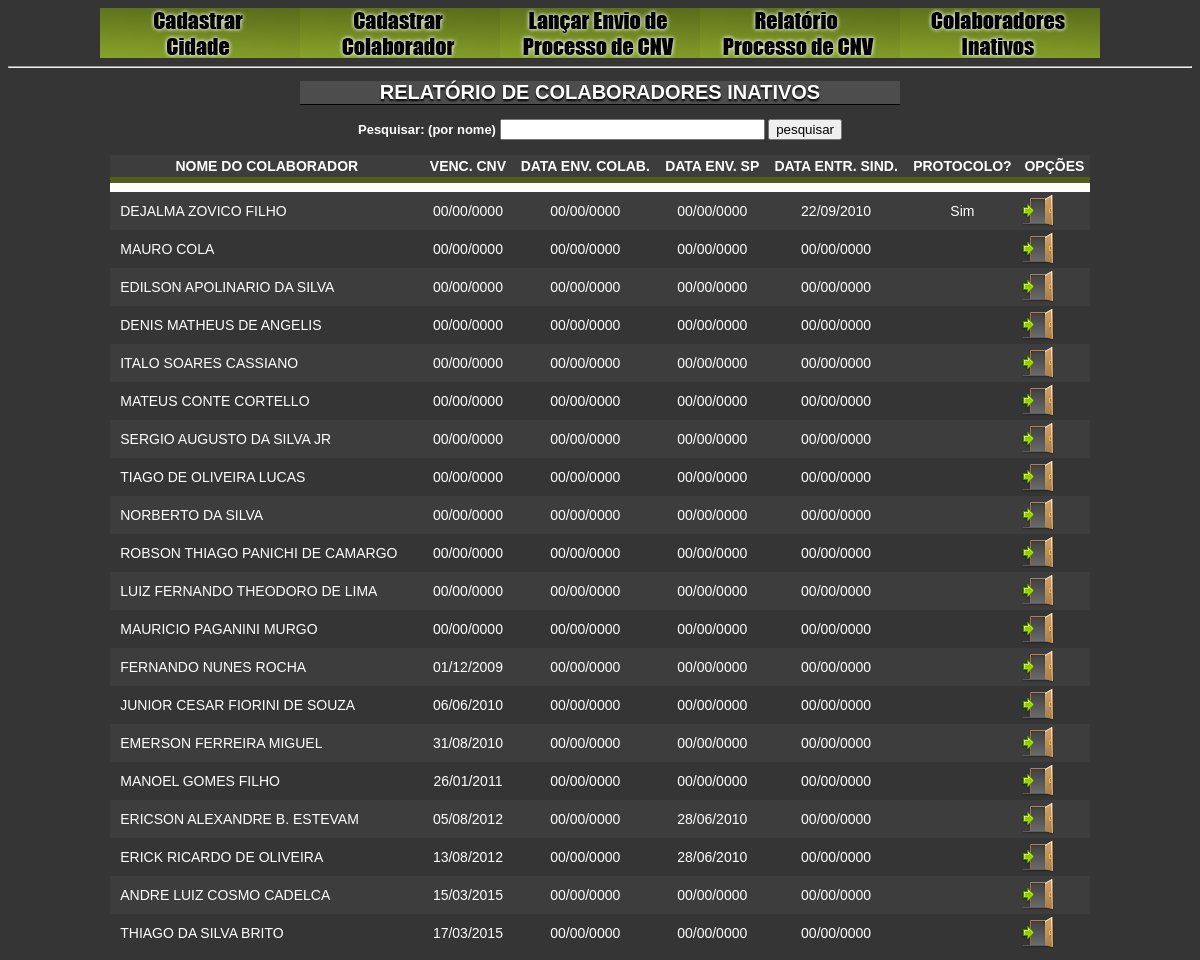
/colab_inativos.php, run on an earlier commit of the app's database.
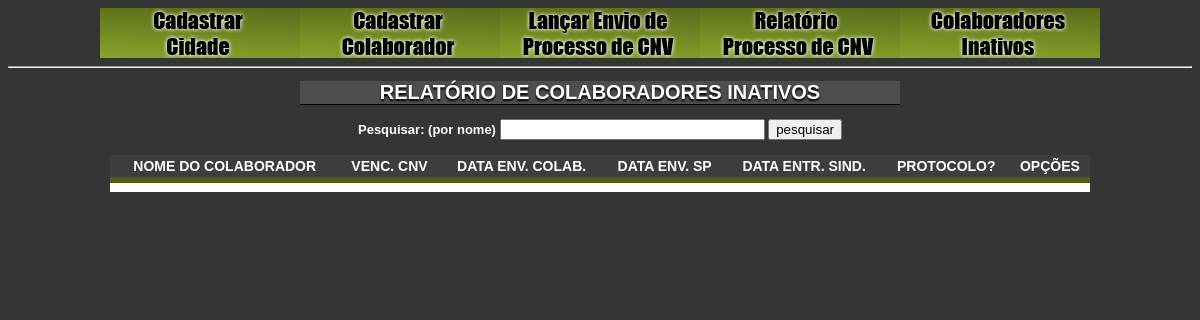
And on a later commit of the database.
### tables this page shows
CREATE TABLE IF NOT EXISTS `tab_cnv` (
  `id_colab` int(11) NOT NULL AUTO_INCREMENT,
  `num_drt` int(11) NOT NULL,
  `nome_colab` varchar(255) NOT NULL,
  `num_cidade` int(11) NOT NULL,
  `venc_cnv` date NOT NULL,
  `dt_env_colab` date NOT NULL,
  `dt_env_sp` date NOT NULL,
  `dt_entr_sind` date NOT NULL,
  `protocolo` varchar(255) NOT NULL,
  `ativo` int(11) NOT NULL,
  PRIMARY KEY (`id_colab`)
);

### colab_inativos.php (the view, shortened to what this page needs)
<?php
include "menu.php";
?>
<h1>Relatório de Colaboradores Inativos</h1>
<div>
<form action="colab_inativos.php?controle_pesquisa=1" method="post">
<font face="Tahoma, Geneva, sans-serif" size="2" color="#FFF"><b>Pesquisar: (por nome)</b>&nbsp;<input type="text" name="nome_pesquisar" size="30" onkeyup="this.value = this.value.toUpperCase();"/>
<input type="submit" value="pesquisar" />
</form>
</div><br />
<table cellpadding="3" cellspacing="0" border="0" width="980">
	<tr>
    	<td align="center">
        	<font class="text_form"><b>NOME DO COLABORADOR</b></font>
        </td>
        <td align="center">
        	<font class="text_form"><b>VENC. CNV</b></font>
        </td>
        <td align="center">
        	<font class="text_form"><b>DATA ENV. COLAB.</b></font>
        </td>
        <td align="center">
        	<font class="text_form"><b>DATA ENV. SP</b></font>
        </td>
        <td align="center">
        	<font class="text_form"><b>DATA ENTR. SIND.</b></font>
        </td>
        <td align="center">
        	<font class="text_form"><b>PROTOCOLO?</b></font>
        </td>
        <td align="center">
        	<font class="text_form"><b>OPÇÕES</b></font>
        </td>
    </tr>
    <tr>
    	<td bgcolor="#505f18" colspan="7"></td>
    </tr>
    <tr>
    	<td height="3" bgcolor="#FFFFFF" colspan="7"></td>
    </tr>
<?php
$controle_pesquisa = $_GET['controle_pesquisa'];
if ($controle_pesquisa == "1") {
	$nome_pesquisa = $_POST['nome_pesquisar'];
	$select_colab = "SELECT * FROM tab_cnv WHERE ativo = '0' AND nome_colab LIKE '%$nome_pesquisa%' ORDER BY venc_cnv ASC";
}else{
	$select_colab = "SELECT * FROM tab_cnv WHERE ativo = '0' ORDER BY venc_cnv ASC";
}
$exec_select_colab = mysql_query($select_colab);
$i = 1;
while ($select_colab = mysql_fetch_array($exec_select_colab)) {
	$dt_venc_cnv_en = $select_colab['venc_cnv'];
	$dt_venc_cnv = substr($dt_venc_cnv_en,8,2) . "/" . substr($dt_venc_cnv_en,5,2) . "/" . substr($dt_venc_cnv_en,0,4);
	$dt_env_colab_en = $select_colab['dt_env_colab'];
	$dt_env_colab = substr($dt_env_colab_en,8,2) . "/" . substr($dt_env_colab_en,5,2) . "/" . substr($dt_env_colab_en,0,4);
	$dt_env_sp_en = $select_colab['dt_env_sp'];
	$dt_env_sp = substr($dt_env_sp_en,8,2) . "/" . substr($dt_env_sp_en,5,2) . "/" . substr($dt_env_sp_en,0,4);
	$dt_entr_sind_en = $select_colab['dt_entr_sind'];
	$dt_entr_sind = substr($dt_entr_sind_en,8,2) . "/" . substr($dt_entr_sind_en,5,2) . "/" . substr($dt_entr_sind_en,0,4);
	if (($i % 2) == 1){ $fundo="#3d3d3d"; }else{ $fundo="#353535"; }
	$i++;
?>
	<tr bgcolor="<?php echo $fundo;?>">
    	<td>
        	&nbsp;&nbsp;<font class="text_form"><?php echo $select_colab['nome_colab']; ?></font>
        </td>
        <td align="center">
        	<font class="text_form"><?php echo $dt_venc_cnv; ?></font>
        </td>
        <td align="center">
        	<font class="text_form"><?php echo $dt_env_colab; ?></font>
        </td>
        <td align="center">
        	<font class="text_form"><?php echo $dt_env_sp; ?></font>
        </td>
        <td align="center">
        	<font class="text_form"><?php echo $dt_entr_sind; ?></font>
        </td>
        <td align="center">
        	<font class="text_form"><?php echo $select_colab['protocolo']; ?></font>
        </td>
        <td>
        	<a href="colab_inativos.php?reativar=<?php echo $select_colab['id_colab']; ?>"><img src="img/btn_reativar.png" border="0" title="Readmitir Colaborador" /></a>
        </td>
   	</tr>
<?php
}
?>
</table>

### menu.php (shortened to what this page needs)
<!DOCTYPE html PUBLIC "-//W3C//DTD XHTML 1.0 Transitional//EN" "http://www.w3.org/TR/xhtml1/DTD/xhtml1-transitional.dtd">
<html xmlns="http://www.w3.org/1999/xhtml">
<head>
<link rel="stylesheet" type="text/css" href="style.css" />
</head>
<body>
<div align="center">
<table cellpadding="0" cellspacing="0" border="0">
	<tr>
    	<td>
        	<a href="cadastrar_cidade.php"><img src="img/btn_cadastrar_cidade.png" border="0" /></a>
        </td>
        <td>
        	<a href="cadastrar_colaborador.php"><img src="img/btn_cadastrar_colaborador.png" border="0" /></a>
        </td>
        <td>
        	<a href="envio_cnv.php"><img src="img/btn_envio_cnv.png" border="0" /></a>
        </td>
        <td>
        	<a href="rel_processo_cnv.php"><img src="img/btn_relatorio_cnv.png" border="0" /></a>
        </td>
        <td>
        	<a href="colab_inativos.php"><img src="img/btn_colab_in.png" border="0" /></a>
        </td>
    </tr>
</table>
<hr />

### style.css (style rules this page uses)
body { background: #353535; }
h1 { font-family: Tahoma, Geneva, sans-serif; background-color: #4d4d4d; width: 600px; color: #FFF; font-size: 20px; border-bottom: #000 1px solid; text-shadow: #000 0px 2px 2px; text-transform: uppercase; }
table { background-color: #3d3d3d; }
.text_form { font-family: Tahoma, Geneva, sans-serif; font-size: 14px; color: white; }

What changed in the data, as far as the page shows it:
removed tab_cnv: nome_colab "DEJALMA ZOVICO FILHO", venc_cnv "00/00/0000", dt_env_colab "00/00/0000", dt_env_sp "00/00/0000", dt_entr_sind "22/09/2010", protocolo "Sim"
removed tab_cnv: nome_colab "MAURO COLA", venc_cnv "00/00/0000", dt_env_colab "00/00/0000", dt_env_sp "00/00/0000", dt_entr_sind "00/00/0000"
removed tab_cnv: nome_colab "EDILSON APOLINARIO DA SILVA", venc_cnv "00/00/0000", dt_env_colab "00/00/0000", dt_env_sp "00/00/0000", dt_entr_sind "00/00/0000"
removed tab_cnv: nome_colab "DENIS MATHEUS DE ANGELIS", venc_cnv "00/00/0000", dt_env_colab "00/00/0000", dt_env_sp "00/00/0000", dt_entr_sind "00/00/0000"
removed tab_cnv: nome_colab "ITALO SOARES CASSIANO", venc_cnv "00/00/0000", dt_env_colab "00/00/0000", dt_env_sp "00/00/0000", dt_entr_sind "00/00/0000"
removed tab_cnv: nome_colab "MATEUS CONTE CORTELLO", venc_cnv "00/00/0000", dt_env_colab "00/00/0000", dt_env_sp "00/00/0000", dt_entr_sind "00/00/0000"
removed tab_cnv: nome_colab "SERGIO AUGUSTO DA SILVA JR", venc_cnv "00/00/0000", dt_env_colab "00/00/0000", dt_env_sp "00/00/0000", dt_entr_sind "00/00/0000"
removed tab_cnv: nome_colab "TIAGO DE OLIVEIRA LUCAS", venc_cnv "00/00/0000", dt_env_colab "00/00/0000", dt_env_sp "00/00/0000", dt_entr_sind "00/00/0000"
removed tab_cnv: nome_colab "NORBERTO DA SILVA", venc_cnv "00/00/0000", dt_env_colab "00/00/0000", dt_env_sp "00/00/0000", dt_entr_sind "00/00/0000"
removed tab_cnv: nome_colab "ROBSON THIAGO PANICHI DE CAMARGO", venc_cnv "00/00/0000", dt_env_colab "00/00/0000", dt_env_sp "00/00/0000", dt_entr_sind "00/00/0000"
removed tab_cnv: nome_colab "LUIZ FERNANDO THEODORO DE LIMA", venc_cnv "00/00/0000", dt_env_colab "00/00/0000", dt_env_sp "00/00/0000", dt_entr_sind "00/00/0000"
removed tab_cnv: nome_colab "MAURICIO PAGANINI MURGO", venc_cnv "00/00/0000", dt_env_colab "00/00/0000", dt_env_sp "00/00/0000", dt_entr_sind "00/00/0000"
removed tab_cnv: nome_colab "FERNANDO NUNES ROCHA", venc_cnv "01/12/2009", dt_env_colab "00/00/0000", dt_env_sp "00/00/0000", dt_entr_sind "00/00/0000"
removed tab_cnv: nome_colab "JUNIOR CESAR FIORINI DE SOUZA", venc_cnv "06/06/2010", dt_env_colab "00/00/0000", dt_env_sp "00/00/0000", dt_entr_sind "00/00/0000"
removed tab_cnv: nome_colab "EMERSON FERREIRA MIGUEL", venc_cnv "31/08/2010", dt_env_colab "00/00/0000", dt_env_sp "00/00/0000", dt_entr_sind "00/00/0000"
removed tab_cnv: nome_colab "MANOEL GOMES FILHO", venc_cnv "26/01/2011", dt_env_colab "00/00/0000", dt_env_sp "00/00/0000", dt_entr_sind "00/00/0000"
removed tab_cnv: nome_colab "ERICSON ALEXANDRE B. ESTEVAM", venc_cnv "05/08/2012", dt_env_colab "00/00/0000", dt_env_sp "28/06/2010", dt_entr_sind "00/00/0000"
removed tab_cnv: nome_colab "ERICK RICARDO DE OLIVEIRA", venc_cnv "13/08/2012", dt_env_colab "00/00/0000", dt_env_sp "28/06/2010", dt_entr_sind "00/00/0000"
removed tab_cnv: nome_colab "ANDRE LUIZ COSMO CADELCA", venc_cnv "15/03/2015", dt_env_colab "00/00/0000", dt_env_sp "00/00/0000", dt_entr_sind "00/00/0000"
removed tab_cnv: nome_colab "THIAGO DA SILVA BRITO", venc_cnv "17/03/2015", dt_env_colab "00/00/0000", dt_env_sp "00/00/0000", dt_entr_sind "00/00/0000"
